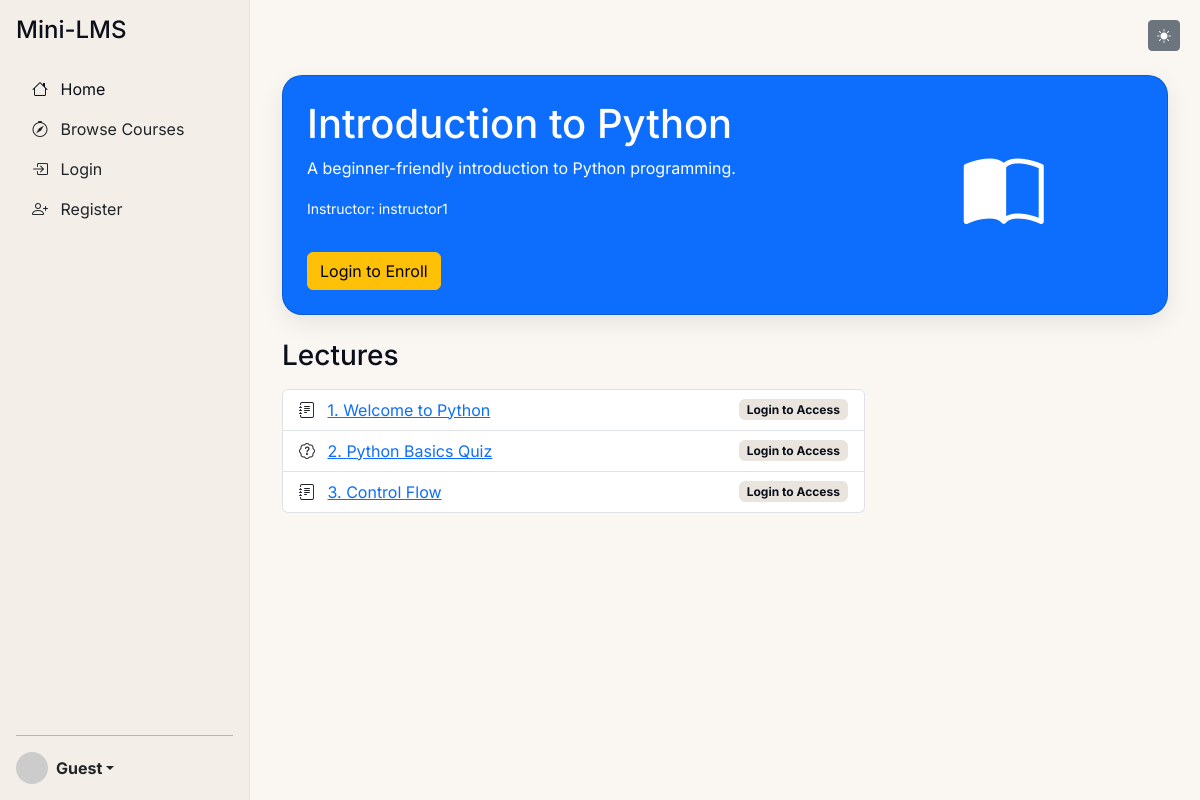
The page /courses/1/ on the database its author committed.
### courses/models.py (models this page shows, shortened)
class Course(models.Model):
    title = models.CharField(max_length=200)
    description = models.TextField()
    instructor = models.ForeignKey(User, on_delete=models.CASCADE, related_name='courses')
    created_at = models.DateTimeField(auto_now_add=True)
    is_published = models.BooleanField(default=False)

### users/models.py (models this page shows, shortened)
class User(AbstractUser):
    ROLE_CHOICES = (
        ('INSTRUCTOR', 'Instructor'),
        ('STUDENT', 'Student'),
    )
    role = models.CharField(max_length=10, choices=ROLE_CHOICES, default='STUDENT')
    profile_photo = models.ImageField(upload_to='profile_photos/', null=True, blank=True)
    bio = models.TextField(max_length=500, blank=True)
    created_at = models.DateTimeField(auto_now_add=True)

### lectures/models.py (models this page shows, shortened)
class Lecture(models.Model):
    LECTURE_TYPES = (
        ('QUIZ', 'Quiz'),
        ('VIDEO', 'Video'),
        ('PDF', 'PDF'),
    )
    course = models.ForeignKey(Course, on_delete=models.CASCADE, related_name='lectures')
    title = models.CharField(max_length=200)
    type = models.CharField(max_length=10, choices=LECTURE_TYPES)
    order_index = models.PositiveIntegerField()
    class Meta:
        ordering = ['order_index']
        unique_together = ('course', 'order_index')

### courses/views.py (the view, shortened to what this page needs)
# urls.py: path('<int:pk>/', views.CourseDetailView.as_view(), name='course-detail-public'),
class CourseDetailView(DetailView):
    model = Course
    template_name = 'courses/course_detail.html'
    context_object_name = 'course'
    def get_queryset(self):
        return Course.objects.filter(is_published=True)
    def get_context_data(self, **kwargs):
        context = super().get_context_data(**kwargs)
        course = self.get_object()
        user = self.request.user
        is_enrolled = False
        progress = None
        completed_lectures_count = 0
        total_lectures_count = Lecture.objects.filter(course=course).count()
        progress_percentage = 0
        context['is_enrolled'] = is_enrolled
        context['lectures'] = Lecture.objects.filter(course=course).order_by('order_index')
        context['progress'] = progress
        context['completed_lectures_count'] = completed_lectures_count
        context['total_lectures_count'] = total_lectures_count
        context['progress_percentage'] = round(progress_percentage)
        return context

### templates/courses/course_detail.html (shortened to what this page needs)
{% extends 'base.html' %}
{% block content %}
<div class="container-fluid">
    <div class="card mb-4 p-4 bg-primary text-white">
        <div class="row g-0">
            <div class="col-md-8">
                <h1 class="card-title">{{ course.title }}</h1>
                <p class="card-text">{{ course.description }}</p>
                <p class="card-text"><small>Instructor: {{ course.instructor.username }}</small></p>
                {% if request.user.is_authenticated and request.user.role == 'STUDENT' %}
                    {% if is_enrolled %}
                        <a href="{% url 'lecture_detail' lecture_pk=lectures.first.pk %}" class="btn btn-success mt-3">Continue Course</a>
                    {% else %}
                        <form method="post" action="{% url 'enroll_course' course.id %}">
                            {% csrf_token %}
                            <button type="submit" class="btn btn-warning mt-3">Enroll Now</button>
                        </form>
                    {% endif %}
                {% elif not request.user.is_authenticated %}
                    <a href="{% url 'login' %}" class="btn btn-warning mt-3">Login to Enroll</a>
                {% endif %}
            </div>
            <div class="col-md-4 d-flex align-items-center justify-content-center">
                <i class="bi bi-book-half display-1"></i>
            </div>
        </div>
    </div>
    <div class="row">
        <div class="col-lg-8">
            <h3 class="mb-3">Lectures</h3>
            <div class="list-group">
                {% for lecture in lectures %}
                <div class="list-group-item list-group-item-action d-flex justify-content-between align-items-center">
                    <div>
                        {% if lecture.type == 'READING' %}
                            <i class="bi bi-journal-text me-2"></i>
                        {% elif lecture.type == 'PDF' %}
                            <i class="bi bi-file-earmark-pdf me-2"></i>
                        {% elif lecture.type == 'VIDEO' %}
                            <i class="bi bi-play-circle me-2"></i>
                        {% elif lecture.type == 'QUIZ' %}
                            <i class="bi bi-patch-question me-2"></i>
                        {% endif %}
                        <a href="{% url 'lecture_detail' lecture_pk=lecture.pk %}"> {{ lecture.order_index }}. {{ lecture.title }}</a>
                    </div>
                    {% if request.user.is_authenticated and is_enrolled %}
                        {% if lecture.id in progress.completed_lecture_ids %}
                            <span class="badge bg-success">Completed</span>
                        {% else %}
                            <span class="badge bg-secondary">Locked</span>
                        {% endif %}
                    {% else %}
                        <span class="badge bg-secondary">Login to Access</span>
                    {% endif %}
                </div>
                {% empty %}
                <p>No lectures available for this course yet.</p>
                {% endfor %}
            </div>
        </div>
        <div class="col-lg-4">
        </div>
    </div>
</div>
{% endblock %}

### static/css/style.css (style rules this page uses)
body { background-color: var(--bg); color: var(--text); font-family: var(--font-sans); }
.card { border-radius: var(--radius-lg); box-shadow: var(--shadow-soft); background-color: var(--surface); color: var(--text); }
.badge.bg-secondary { background-color: var(--chip) !important; color: var(--text) !important; }

### templates/base.html (style rules this page uses)
:root { --font-sans: "Inter", ui-sans-serif, system-ui, -apple-system, "Segoe UI", Roboto, Arial, "Noto Sans", "Apple Color Emoji", "Segoe UI Emoji"; --radius-lg: 20px; --shadow-soft: 0 8px 24px rgba(0,0,0,.08); --bg: #FAF7F2; --surface: #F3EEE8; --text: #0B0F19; --muted: #6B7280; --primary: #111827; --chip: #E9E4DE; --card-pink: #F6D5D8; --card-yellow: #FBE5B2; --card-mint: #D5F2E6; --card-lilac: #E4E2FF; }

### rows shown on the page
Course: title "Introduction to Python", description "A beginner-friendly introduction to Python programming.", instructor.username "instructor1"
Lecture: type "READING" (drawn), order_index "1", title "Welcome to Python"
Lecture: type "QUIZ" (drawn), order_index "2", title "Python Basics Quiz"
Lecture: type "READING" (drawn), order_index "3", title "Control Flow"
